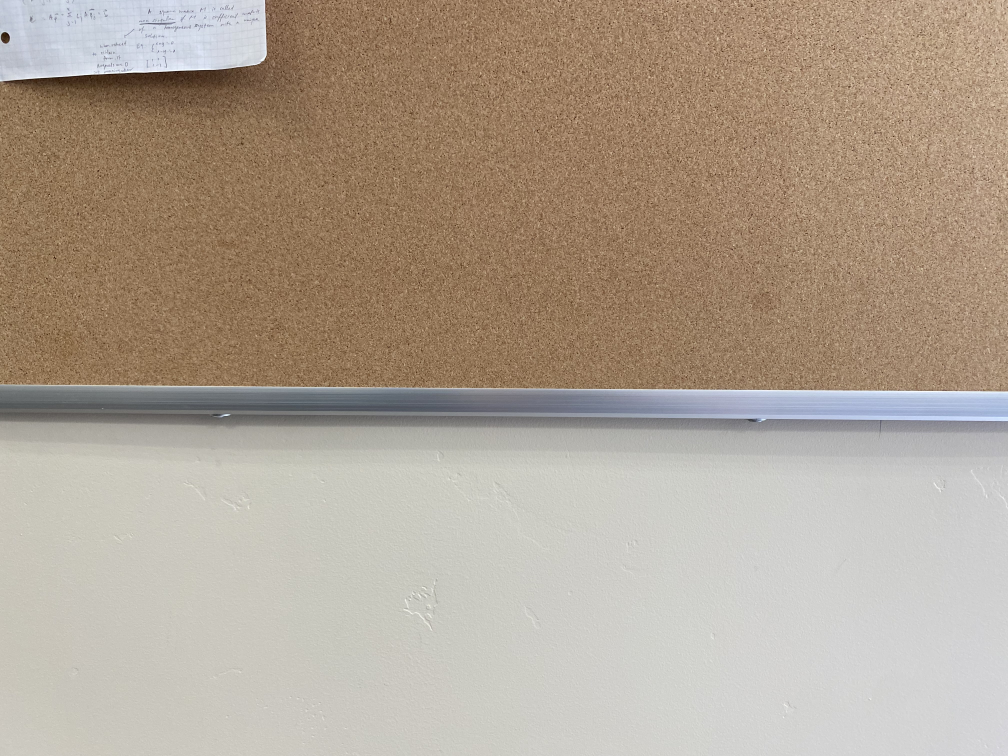
#> input picture flatboard.jpg, 4032 x 3024 px (shown at 1/4 size)
$ python rotation_estimation.py --image1 flatboard.jpg --image2 flatwall.jpg
#> lines starting #> are read from the running program, lines starting #| are printed output that depends on the picture; after the words box and inside, x2 and y2 are one past the last pixel; in counts of white or black regions, pixels touching at a corner belong together
import numpy as np
import cv2
import argparse
import matplotlib.pyplot as plt
import math

def tilt_angle(i1, i2):
    edges1 = cv2.Canny(i1, 30, 150)
    (contours1, _) = cv2.findContours(edges1.copy(), cv2.RETR_EXTERNAL, cv2.CHAIN_APPROX_SIMPLE)
    edges2 = cv2.Canny(i2, 30, 150)
    (contours2, _) = cv2.findContours(edges2.copy(), cv2.RETR_EXTERNAL, cv2.CHAIN_APPROX_SIMPLE)

    d1 = cv2.cvtColor(i1.copy(), cv2.COLOR_GRAY2BGR)
    d2 = cv2.cvtColor(i2.copy(), cv2.COLOR_GRAY2BGR)

    if len(contours2) != 0 and len(contours1) != 0:
        cv2.drawContours(d1, contours1[0], 1, (0, 0, 255), 2)
        cv2.imshow("Contours 1", d1)

        cv2.drawContours(d2, contours2[0], 1, (0, 0, 255), 2)
        cv2.imshow("Contours 2", d2)
        cv2.waitKey(0)

        (x1tl, y1tl, w1, h1) = cv2.boundingRect(contours1[0])
        (x2tl, y2tl, w2, h2) = cv2.boundingRect(contours2[0])

        x1br = x1tl + w1
        y1br = y1tl + h1

        x2br = x2tl + w2
        y2br = y2tl + h2

        m1 = float((y1tl - y1br)) / (x1tl - x1br)
        m2 = float((y2tl - y2br)) / (x2tl - x2br)

        angle1 = math.atan(m1)
        angle2 = math.atan(m2)

        angle = math.degrees(abs(angle1 - angle2))
        cv2.rectangle(d1, (x1tl, y1tl), (x1br, y1br), (0,0,255), 0)
        cv2.rectangle(d2, (x2tl, y2tl), (x2br, y2br), (0,0,255), 0)
        cv2.imshow("Bounding 1", d1)
        cv2.imshow("Bounding 2", d2)
        cv2.waitKey(0)

    else:
        angle = -1

    return angle

def threshold_based(i1, i2):
    hist1 = cv2.calcHist([image1_gray], [0], None, [32], [0, 256])
    hist2 = cv2.calcHist([image2_gray], [0], None, [32], [0, 256])

    peak1 = (0, hist1[0]) # index, value
    peak2 = (0, hist1[0])
    for i in range(1, hist1.shape[0]-1):
        if hist1[i-1] <= hist1[i] and hist1[i] >= hist1[i+1]:
            if hist1[i] > peak1[1]:
                peak2 = peak1
                peak1 = (i, hist1[i])
            elif hist1[i] > peak2[1]:
                peak2 = (i, hist1[i])

    plt.figure()
    plt.title("Image1 Histogram")
    plt.xlabel("Bins")
    plt.ylabel("# of Pixels")
    plt.plot(hist1)
    plt.plot([peak1[0]], [peak1[1]], marker="o")
    plt.plot([peak2[0]], [peak2[1]], marker="o")

    plt.figure()
    plt.title("Image2 Histogram")
    plt.xlabel("Bins")
    plt.ylabel("# of Pixels")
    plt.plot([peak1[0]], [hist2[peak1[0]]], marker="o")
    plt.plot([peak2[0]], [hist2[peak2[0]]], marker="o")
    plt.plot(hist2)

    plt.show()

    (T, thresh1) = cv2.threshold(i1, int((peak1[0] + peak2[0]) * 8 // 2), 255, cv2.THRESH_BINARY_INV)
    (T, thresh2) = cv2.threshold(i2, int((peak1[0] + peak2[0]) * 8 // 2), 255, cv2.THRESH_BINARY_INV)
    cv2.imshow("Threshold 1", thresh1)
    cv2.imshow("Threshold 2", thresh2)
    cv2.waitKey(0)

    mask = np.zeros((thresh1.shape[0], thresh1.shape[1]), dtype="uint8")
    cv2.rectangle(mask, (0, 0), (thresh1.shape[1], thresh1.shape[0]//2), (255, 255, 255), -1)
    cv2.imshow("Mask", mask)

    masked1 = cv2.bitwise_and(thresh1, thresh1, mask=mask)
    masked2 = cv2.bitwise_and(thresh2, thresh2, mask=mask)
    cv2.imshow("Masked 1", masked1)
    cv2.imshow("Masked 2", masked2)
    cv2.waitKey(0)

    sum1 = 0
    for row in masked1:
        for col in row:
            sum1 += col

    sum2 = 0
    for row in masked2:
        for col in row:
            sum2 += col


    if sum2 > sum1:
        return "camera down"
    else:
        return "camera up"

if __name__ == "__main__":
    ap = argparse.ArgumentParser()
    ap.add_argument("-i1", "--image1", required = True, help = "Path to the image1")
    ap.add_argument("-i2", "--image2", required = True, help = "Path to the image2")
    args = vars(ap.parse_args())

    image1 = cv2.imread(args["image1"])
#> image1 is the input picture: shape (3024, 4032, 3); mean B, G, R 145.8, 161.3, 175.3
    image2 = cv2.imread(args["image2"])
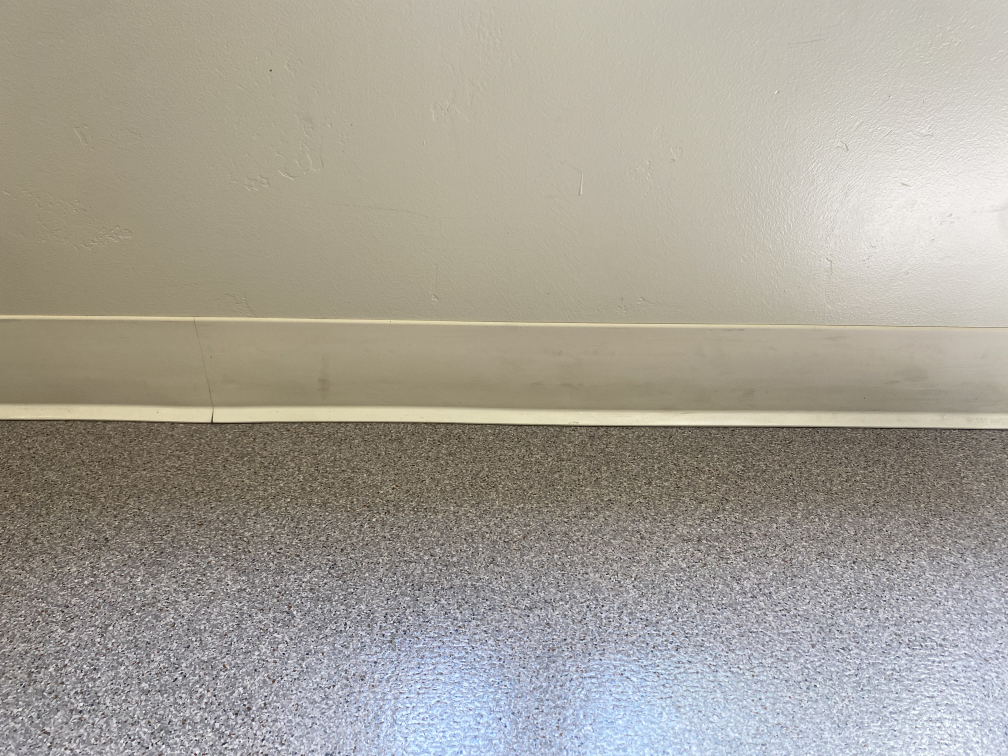
#> input picture flatwall.jpg, 4032 x 3024 px (shown at 1/4 size)
#> image2 is the input picture: shape (3024, 4032, 3); mean B, G, R 151.1, 160.9, 165.5
    i1h, i1w = image1.shape[0], image1.shape[1]
#> i1h = 3024; i1w = 4032
    i2h, i2w = image2.shape[0], image2.shape[1]
#> i2h = 3024; i2w = 4032
    image1 = cv2.resize(image1, (int(i1w * 0.1), int(i1h * 0.1)), interpolation = cv2.INTER_AREA)
#> image1: shape (302, 403, 3)
    image2 = cv2.resize(image2, (int(i2w * 0.1), int(i2h * 0.1)), interpolation = cv2.INTER_AREA)
#> image2: shape (302, 403, 3)

    cv2.imshow("Image 1", image1)
    cv2.imshow("Image 2", image2)
    cv2.waitKey(0)

    image1_gray = cv2.cvtColor(image1, cv2.COLOR_BGR2GRAY)
    image2_gray = cv2.cvtColor(image2, cv2.COLOR_BGR2GRAY)

    image1_gray = cv2.medianBlur(image1_gray, 15)
    image2_gray = cv2.medianBlur(image2_gray, 15)

    cv2.imshow("Image 1 Gray", image1_gray)
    cv2.imshow("Image 2 Gray", image2_gray)
    cv2.waitKey(0)

    angle = tilt_angle(image1_gray, image2_gray)
#> in tilt_angle, `edges1 = cv2.Canny(i1, 30, 150)`:
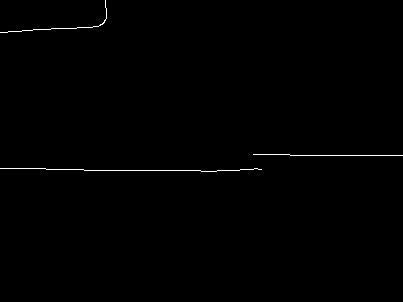
#> edges1: shape (302, 403); 0.45% white in thin lines or dots, all inside (x1, y1, x2, y2) = (0, 0, 403, 172)
#> in tilt_angle, `(contours1, _) = cv2.findContours(edges1.copy(), cv2.RETR_EXTERNAL, cv..`: contours1 = 3 contours, all with area under 20
#> in tilt_angle, `edges2 = cv2.Canny(i2, 30, 150)`: edges2: shape (302, 403); 0.33% white in thin lines or dots, all inside (x1, y1, x2, y2) = (0, 167, 403, 172)
#> in tilt_angle, `(contours2, _) = cv2.findContours(edges2.copy(), cv2.RETR_EXTERNAL, cv..`: contours2 = 1 contour, all with area under 20
#> in tilt_angle, `cv2.drawContours(d2, contours2[0], 1, (0, 0, 255), 2)`: d2: shape (302, 403, 3); mean B, G, R 159.9, 159.9, 159.9
#> in tilt_angle, `(x1tl, y1tl, w1, h1) = cv2.boundingRect(contours1[0])`: x1tl = 0; y1tl = 168; w1 = 262; h1 = 4
#> in tilt_angle, `(x2tl, y2tl, w2, h2) = cv2.boundingRect(contours2[0])`: x2tl = 0; y2tl = 167; w2 = 403; h2 = 5
#> in tilt_angle, `x1br = x1tl + w1`: x1br = 262
#> in tilt_angle, `y1br = y1tl + h1`: y1br = 172
#> in tilt_angle, `x2br = x2tl + w2`: x2br = 403
#> in tilt_angle, `y2br = y2tl + h2`: y2br = 172
#> in tilt_angle, `m1 = float((y1tl - y1br)) / (x1tl - x1br)`: m1 = 0.0153
#> in tilt_angle, `m2 = float((y2tl - y2br)) / (x2tl - x2br)`: m2 = 0.0124
#> in tilt_angle, `angle1 = math.atan(m1)`: angle1 = 0.0153
#> in tilt_angle, `angle2 = math.atan(m2)`: angle2 = 0.0124
#> in tilt_angle, `angle = math.degrees(abs(angle1 - angle2))`: angle = 0.164
#> in tilt_angle, `cv2.rectangle(d1, (x1tl, y1tl), (x1br, y1br), (0,0,255), 0)`:
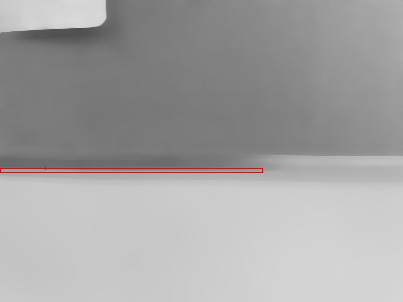
#> d1: shape (302, 403, 3); mean B, G, R 163.3, 163.3, 164.4
#> in tilt_angle, `cv2.rectangle(d2, (x2tl, y2tl), (x2br, y2br), (0,0,255), 0)`:
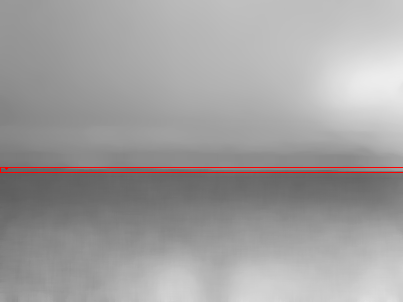
#> d2: shape (302, 403, 3); mean B, G, R 159.1, 159.1, 160.8
#> angle = 0.164
    if angle < 0.5:
        result = threshold_based(image1_gray, image2_gray)
#> in threshold_based, `hist1 = cv2.calcHist([image1_gray], [0], None, [32], [0, 256])`: hist1 = 32 values, max 27559 at index 15, min 0 at index 0, mean 3803.3
#> in threshold_based, `hist2 = cv2.calcHist([image2_gray], [0], None, [32], [0, 256])`: hist2 = 32 values, max 12882 at index 19, min 0 at index 0, mean 3803.3
#> in threshold_based, `peak1 = (0, hist1[0])`: peak1 = (0, [0])
#> the loop in threshold_based, `for i in range(1, hist1.shape[0]-1):` made 30 passes
#> (peak2, peak1) on passes 10, 15: ((0, [0]), (10, [507])), ((10, [507]), (15, [27559]))
#> peak2 on passes 22, 25: (22, [2782]), (25, [23908])
#> in threshold_based, `plt.show()`:
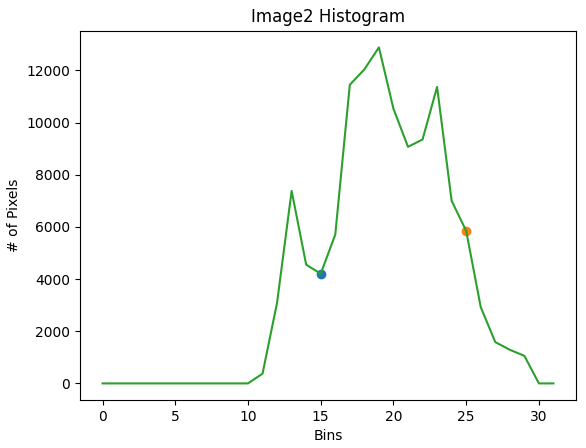
#> figure drawn by matplotlib, 1 panel; curve peaks at x = 19, y = 12882
#> in threshold_based, `(T, thresh1) = cv2.threshold(i1, int((peak1[0] + peak2[0]) * 8 // 2), ..`:
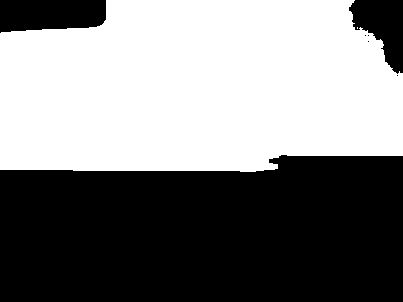
#> thresh1: shape (302, 403); 50.5% white; 7 black regions (4 under 20 px), largest, box (x1, y1, x2, y2) and area: (0, 155, 403, 302) 54792, (0, 0, 106, 33) 3071, (349, 0, 403, 74) 2364
#> in threshold_based, `(T, thresh1) = cv2.threshold(i1, int((peak1[0] + peak2[0]) * 8 // 2), ..`: T = 160
#> in threshold_based, `(T, thresh2) = cv2.threshold(i2, int((peak1[0] + peak2[0]) * 8 // 2), ..`: thresh2: shape (302, 403); 52% white; 7 black regions (3 under 20 px), largest, box (x1, y1, x2, y2) and area: (64, 0, 403, 169) 40444, (86, 225, 403, 302) 17798, (36, 293, 53, 302) 122, (67, 290, 81, 302) 94
#> in threshold_based, `cv2.rectangle(mask, (0, 0), (thresh1.shape[1], thresh1.shape[0]//2), (..`: mask: shape (302, 403); 50.3% white; 1 black region, box (x1, y1, x2, y2) and area: (0, 152, 403, 302) 60450
#> in threshold_based, `masked1 = cv2.bitwise_and(thresh1, thresh1, mask=mask)`: masked1: shape (302, 403); 45.9% white; 2 white regions (1 under 20 px), largest, box (x1, y1, x2, y2) and area: (0, 0, 403, 152) 55815
#> in threshold_based, `masked2 = cv2.bitwise_and(thresh2, thresh2, mask=mask)`:
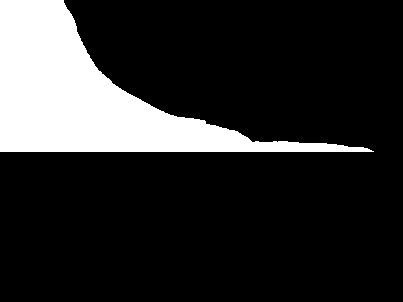
#> masked2: shape (302, 403); 17.3% white; 1 white region, box (x1, y1, x2, y2) and area: (0, 0, 374, 152) 20997
#> after the loop in threshold_based, `for row in masked1:`: sum1 = 14233335
#> after the loop in threshold_based, `for row in masked2:`: sum2 = 5354235
#> result = 'camera up'
        print(result)
#| camera up
    else:
        print(str(angle) + " degrees")
